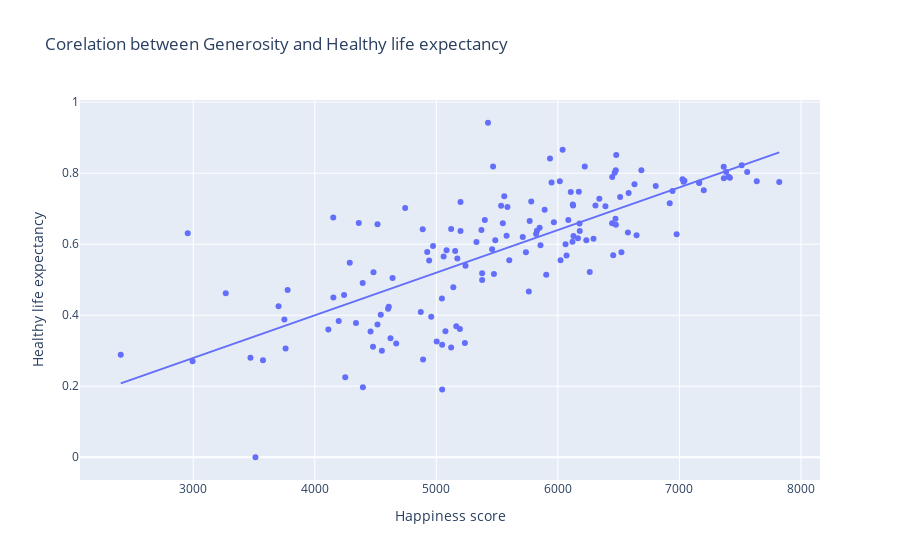

Notebook code for this chart:
### Code cell
## lets take a another corelation 
#df.head()
fig = px.scatter(df, x=df["Happiness score"], y=df["Healthy life expectancy"],trendline="ols"
                 ,title='Corelation between Generosity and Healthy life expectancy ')
fig.show()

### Figure 1 — Plotly figure (JSON) as saved in the notebook; plotly's stock layout.template omitted (floating-point values rounded to 4 significant figures; data arrays with more than 128 entries replaced by an {"elided": "..."} marker saying what was removed)
{"data": [{"hovertemplate": "Happiness score=%{x}<br>Healthy life expectancy=%{y}<extra></extra>", "legendgroup": "", "marker": {"color": "#636efa", "symbol": "circle"}, "mode": "markers", "name": "", "orientation": "v", "showlegend": false, "type": "scatter", "x": {"elided": "146 int values"}, "xaxis": "x", "y": {"elided": "146 float values"}, "yaxis": "y"}, {"hovertemplate": "<b>OLS trendline</b><br>Healthy life expectancy = 0.000120105 * Happiness score + -0.0808388<br>R<sup>2</sup>=0.547986<br><br>Happiness score=%{x}<br>Healthy life expectancy=%{y} <b>(trend)</b><extra></extra>", "legendgroup": "", "marker": {"color": "#636efa", "symbol": "circle"}, "mode": "lines", "name": "", "showlegend": false, "type": "scatter", "x": {"elided": "146 int values"}, "xaxis": "x", "y": {"elided": "146 float values"}, "yaxis": "y"}], "layout": {"legend": {"tracegroupgap": 0}, "title": {"text": "Corelation between Generosity and Healthy life expectancy "}, "xaxis": {"anchor": "y", "domain": [0, 1], "title": {"text": "Happiness score"}}, "yaxis": {"anchor": "x", "domain": [0, 1], "title": {"text": "Healthy life expectancy"}}}}
